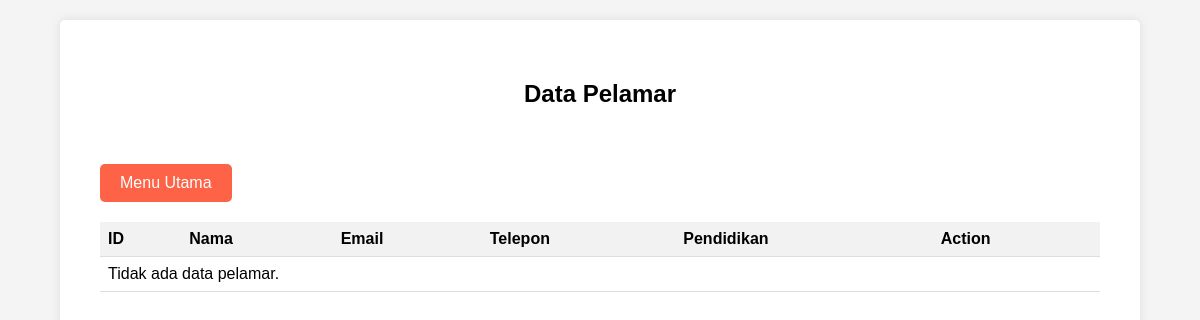
The page /view_data.php on the database as committed earlier.
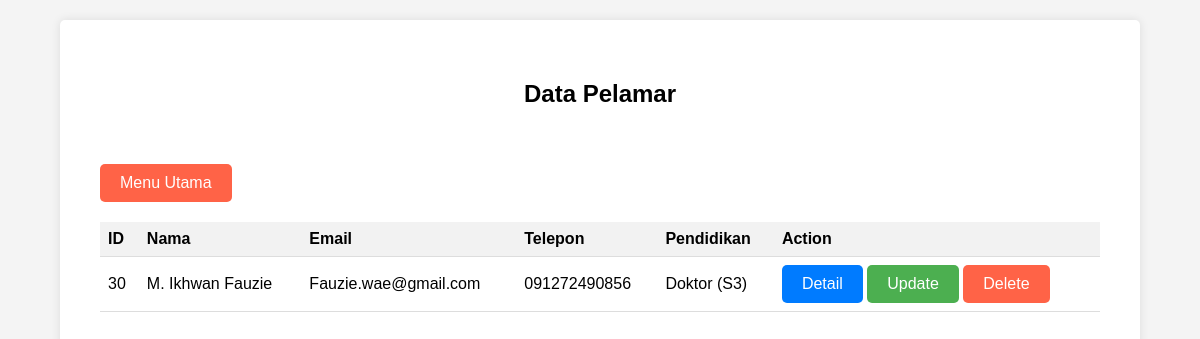
The same page on the database as committed later.
### tables this page shows
CREATE TABLE `data_pelamar` (
  `id_pelamar` int(11) NOT NULL,
  `nama` varchar(100) NOT NULL,
  `email` varchar(100) NOT NULL,
  `alamat` text NOT NULL,
  `telepon` varchar(20) NOT NULL,
  `pendidikan` varchar(50) NOT NULL,
  `universitas` varchar(100) NOT NULL,
  `pengalaman` int(11) NOT NULL,
  `deskripsi` text NOT NULL
);

### view_data.php (the view, shortened to what this page needs)
<!DOCTYPE html>
<html lang="en">
<head>
    <link rel="stylesheet" href="css/style.css">
    <link rel="stylesheet" href="css/button.css">
</head>
<body>
    <div class="container2">
    <h2>Data Pelamar</h2></br></br>
    <a class="button2" href="index.php">Menu Utama</a>
    <table>
        <tr>
            <th>ID</th>
            <th>Nama</th>
            <th>Email</th>
            <th>Telepon</th>
            <th>Pendidikan</th>
            <th>Action</th>
        </tr>
        <?php
        include('koneksi.db.php');
        $sql = "SELECT * FROM data_pelamar";
        $result = $koneksi->query($sql);
        if ($result->num_rows > 0) {
            while ($row = $result->fetch_assoc()) {
                echo "<tr>";
                echo "<td>" . $row["id_pelamar"] . "</td>";
                echo "<td>" . $row["nama"] . "</td>";
                echo "<td>" . $row["email"] . "</td>";
                echo "<td>" . $row["telepon"] . "</td>";
                echo "<td>" . $row["pendidikan"] . "</td>";
                echo "<td>
                        <a href='detail_form.php?id=" . $row["id_pelamar"] . "' class='button'>Detail</a>
                        <a href='update_form.php?id=" . $row["id_pelamar"] . "' class='button1'>Update</a>
                        <a href='proses_delete.php?id=" . $row["id_pelamar"] . "' class='button2'>Delete</a>
                </td>";
                echo "</tr>";
            }
        } else {
            echo "<tr><td colspan='7'>Tidak ada data pelamar.</td></tr>";
        }
        ?>
    </table>
    </div>
</body>
</html>

### css/style.css (style rules this page uses)
body { font-family: Arial, sans-serif; background-color: #f4f4f4; margin: 0; padding: 20px; }
h2 { text-align: center; margin-bottom: 20px; }
table { width: 100%; border-collapse: collapse; margin-top: 20px; }
th, td { padding: 8px; text-align: left; border-bottom: 1px solid #ddd; }
th { background-color: #f2f2f2; }

### css/button.css (style rules this page uses)
.button { display: inline-block; padding: 10px 20px; background-color: #007bff; color: #fff; text-decoration: none; border: none; border-radius: 5px; cursor: pointer; font-size: 16px; }
.button1 { display: inline-block; padding: 10px 20px; background-color: #4CAF50; color: #fff; text-decoration: none; border: none; border-radius: 5px; cursor: pointer; font-size: 16px; }
.button2 { display: inline-block; padding: 10px 20px; background-color: Tomato; color: #fff; text-decoration: none; border: none; border-radius: 5px; cursor: pointer; font-size: 16px; }
.container2 { max-width: 1000px; min-height: 100vh; margin: 0 auto; background-color: #fff; padding: 40px; border-radius: 5px; box-shadow: 0 0 10px rgba(0, 0, 0, 0.1); }

Rows that differ between the two databases and show on the page:
added data_pelamar: id_pelamar "30", nama "M. Ikhwan Fauzie", email "Fauzie.wae@gmail.com", telepon "091272490856", pendidikan "Doktor (S3)"
Other text that changed with them:
text no longer shown: "Tidak ada data pelamar."
